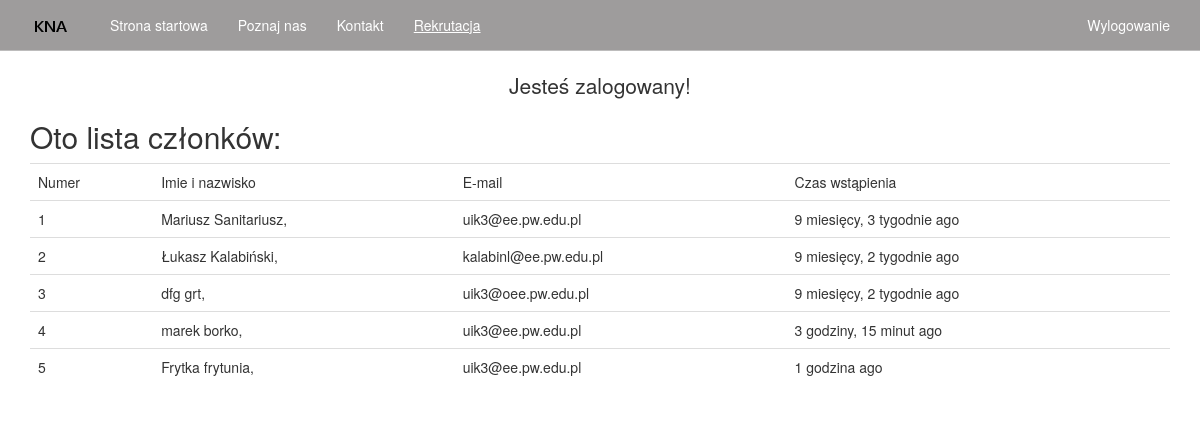
The page / (signed in) on the database its author committed.
### newsletter/models.py (models this page shows)
class SignUp(models.Model):
    email = models.EmailField()
    full_name = models.CharField(max_length=120, null=False)
    timestamp = models.DateTimeField(auto_now_add=True, auto_now=False)
    updated = models.DateTimeField(auto_now_add=True, auto_now=False)
    status = models.CharField(max_length=1, choices = STATUS_CHOICES)
    prezentacja = models.CharField(max_length=360, null=False)
    def __unicode__(self): #Python 3.3 is __str__
        return self.email

### newsletter/views.py (the view)
# urls.py: url(r'^$', 'newsletter.views.home', name='home'),
def home(request):
    title = "Rekrutacja"
    form = SignUpForm(request.POST or None)
    context = {
        "title": title,
        "form": form,
    }
    if form.is_valid():
        form.save()
        context = {
            "title": "Dziekujemy"
        }
    if request.user.is_authenticated() :
        queryset = SignUp.objects.filter(status='a')
        context={
            "queryset":queryset
        }
    return render(request,"home.html",context)

### templates/home.html (shortened to what this page needs)
{% extends "base.html" %}
{% load crispy_forms_tags %}
{% load staticfiles %}
{% block content %}
{% if request.user.is_authenticated %}
<h1 class='lead text-align-center'>Jesteś zalogowany!</h1>
    {% if queryset %}
        <h2>Oto lista członków:</h2>
        <table class='table'>
        <tr><td>Numer</td><td>Imie i nazwisko</td><td> E-mail </td><td> Czas wstąpienia </td></tr>
        {% for instance in queryset %}
            <tr><td>{{forloop.counter}}</td><td>{{ instance.full_name }},</td><td> {{ instance}} </td><td> {{ instance.timestamp|timesince }} ago </td></tr>
        {% endfor %}
        </table>
    {% endif %}
{% endif %}
{% endblock %}

### templates/base.html (shortened to what this page needs)
{% load staticfiles %}
<!DOCTYPE html>
<html lang="pl-PL">
  <head>
    {% include 'head_css.html' %}
  </head>
  <body>
    {% include 'navbar.html' %}
    <div class="container">
        {% block content %}{% endblock %}
    </div>
  </body>
</html>

### templates/head_css.html (shortened to what this page needs)
{% load staticfiles %}
<link href="{% static 'css/bootstrap.min.css' %}" rel="stylesheet">
<link href="{% static 'css/navbar-static-top.css' %}" rel="stylesheet">
<link href="{% static 'css/custom.css' %}" rel="stylesheet">

### templates/navbar.html (shortened to what this page needs)
{% load staticfiles %}
<nav class="navbar navbar-default navbar-static-top">
  <div class="container">
    <div class="navbar-header">
      <a class="navbar-brand" href="{% url 'home' %}"><img src="{%static 'img/kna.png' %}"/></a>
    </div>
    <div id="navbar" class="navbar-collapse collapse">
      <ul class="nav navbar-nav">
        <li><a href="{% url 'home' %}">Strona startowa</a></li>
        <li><a href="{% url 'about' %}">Poznaj nas</a></li>
        <li><a href="{% url 'contact' %}">Kontakt</a></li>
        {% if request.user.is_authenticated %}
        <li><a href="{% url 'recrutation' %}"><u>Rekrutacja</u></a></li>
        {% endif %}
      </ul>
      <ul class="nav navbar-nav navbar-right">
      {% if request.user.is_authenticated %}
        <li><a href="{% url 'auth_logout' %}">Wylogowanie</a></li>
        {% else %}
        <li><a href="{% url 'registration_register' %}">Rejestracja</a></li>
        {% endif %}
      </ul>
    </div>
  </div>
</nav>

### templates/javascript.html (shortened to what this page needs)
{% load staticfiles %}

### static/css/navbar-static-top.css (style rules this page uses)
body { min-height: 2000px; }
.navbar-static-top { margin-bottom: 19px; background-color: #9e9c9c; border-color: #bdbcbc; }
.navbar-default .navbar-brand { color: #FFF; }
.navbar-default .navbar-nav > li > a { color: #FFF; }

### static/css/custom.css (style rules this page uses)
.text-align-center { text-align: center; }

### rows shown on the page
SignUp: full_name "Mariusz Sanitariusz", email "uik3@ee.pw.edu.pl", timestamp "9 miesięcy, 3 tygodnie"
SignUp: full_name "Łukasz Kalabiński", email "kalabinl@ee.pw.edu.pl", timestamp "9 miesięcy, 2 tygodnie"
SignUp: full_name "dfg grt", email "uik3@oee.pw.edu.pl", timestamp "9 miesięcy, 2 tygodnie"
SignUp: full_name "marek borko", email "uik3@ee.pw.edu.pl", timestamp "3 godziny, 15 minut"
SignUp: full_name "Frytka frytunia", email "uik3@ee.pw.edu.pl", timestamp "1 godzina"
